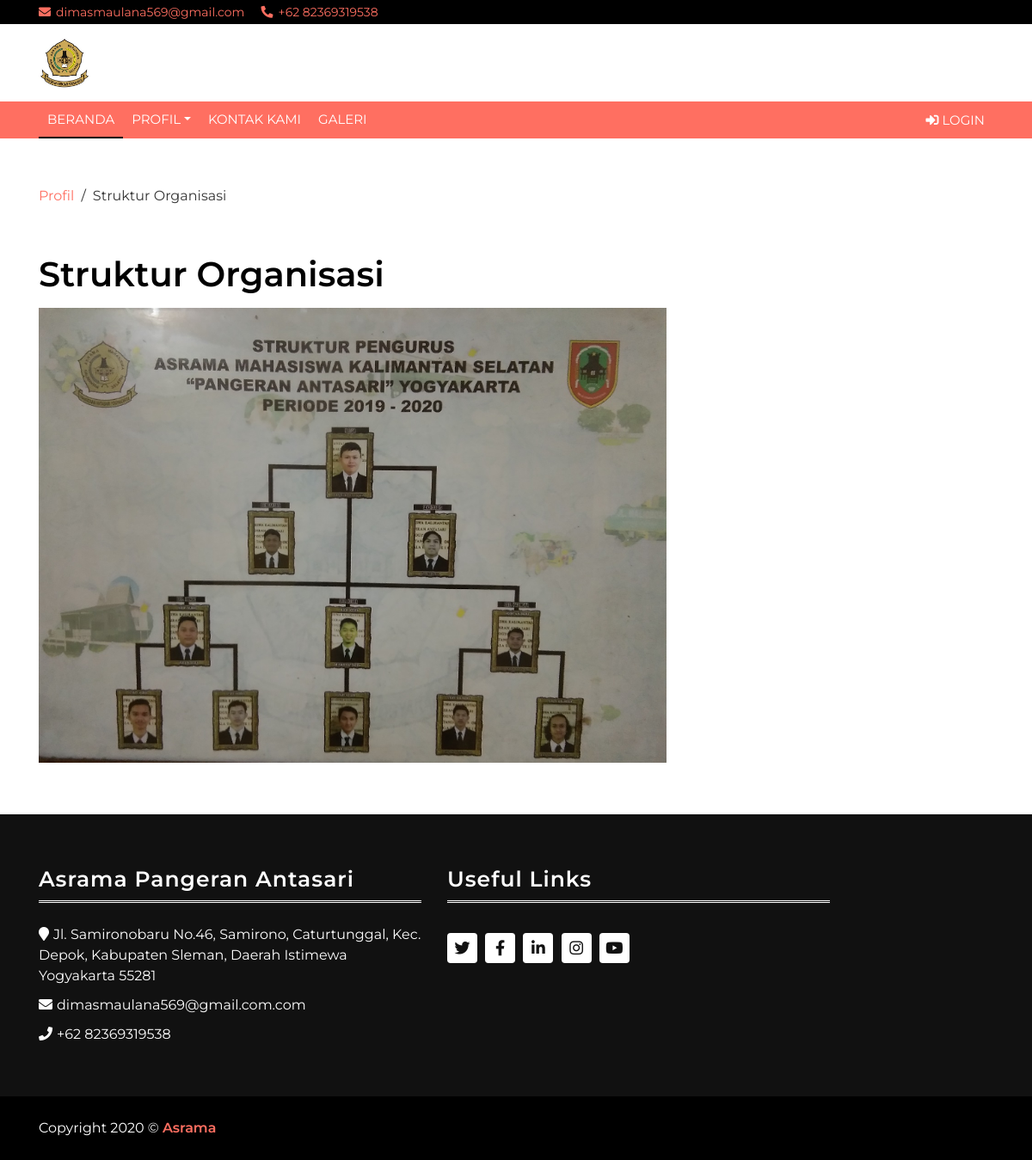
The page /web/struktur on the database its author committed.
### tables this page shows
CREATE TABLE `tbl_site` (
  `id_site` int(11) NOT NULL,
  `file` varchar(128) NOT NULL,
  `judul` varchar(128) NOT NULL,
  `isi` text NOT NULL
);

### application/libraries/Template.php (called while the page is built, shortened)
<?php
class Template
{
    public $templateData = [];
    public function set($name, $value)
    {
        $this->templateData[$name] = $value;
    }
    public function load($template = '', $view = '', $viewData = [], $return = false)
    {
        $this->CI = &get_instance();
        $this->set('contents', $this->CI->load->view($view, $viewData, true));
        return $this->CI->load->view($template, $this->templateData, $return);
    }
}

### application/modules/web/controllers/Web.php (called while the page is built, shortened)
<?php
class Web extends MY_Controller
{
    public function __construct()
    {
        $this->load->model('Web_model');
        $this->load->library('form_validation');
        $this->load->library('pagination');
    }
    public function struktur()
    {
        $data['style']  = $this->load->view('style', '', true);
        $data['script']  = $this->load->view('script', '', true);
        $data['dataSite'] = $this->Web_model->readSite(2);
        $this->template->load('master_web', 'struktur', $data);
    }
}

### index.php (called while the page is built, shortened)
<?php
require_once BASEPATH.'core/CodeIgniter.php';

### application/modules/web/models/Web_model.php (called while the page is built, shortened)
<?php
class Web_model extends CI_Model
{
    public function readSite($id)
    {
        return $this->db->query("SELECT * FROM tbl_site WHERE id_site = $id")->result_array();
    }
}

### application/modules/web/views/struktur.php (the view, shortened to what this page needs)
<div class="breadcrumb-wrap">
    <div class="container">
        <ul class="breadcrumb">
            <li class="breadcrumb-item"><a href="#">Profil</a></li>
            <li class="breadcrumb-item active">Struktur Organisasi</li>
        </ul>
    </div>
</div>
<div class="single-news">
    <div class="container">
        <div class="row">
            <div class="col-lg-8">
                <div class="sn-container">
                    <div class="sn-content">
                        <?php foreach ($dataSite as $admin) : ?>
                            <h1 class="sn-title"><?= $admin['judul']; ?></h1>
                            <p>
                                <?php
                                 if ($admin['file'] == '') {
                                     echo '';
                                 } else {
                                     echo ' <img class="img-fluid" alt="Responsive image" src="' . base_url('file/site/') . $admin['file'] . '">';
                                 } ?>
                            </p>
                        <?php endforeach; ?>
                    </div>
                </div>
            </div>
        </div>
    </div>
</div>

### application/third_party/MX/Loader.php (shortened to what this page needs)
<?php (defined('BASEPATH')) OR exit('No direct script access allowed');
class MX_Loader extends CI_Loader
{
	protected $_module;
	public $_ci_cached_vars = array();
	public function initialize($controller = NULL)
	{
		$this->_module = CI::$APP->router->fetch_module();
	}
	public function model($model, $object_name = NULL, $connect = FALSE)
	{
		if (is_array($model)) return $this->models($model);
		($_alias = $object_name) OR $_alias = basename($model);
		list($path, $_model) = Modules::find(strtolower($model), $this->_module, 'models/');
		if ($path == FALSE)
		{
			parent::model($model, $object_name, $connect);
		}
		else
		{
			CI::$APP->$_alias = new $model();
		}
		return $this;
	}
	public function models($models)
	{
		return $this;
	}
	public function view($view, $vars = array(), $return = FALSE)
	{
		list($path, $_view) = Modules::find($view, $this->_module, 'views/');
		if ($path != FALSE)
		{
			$this->_ci_view_paths = array($path => TRUE) + $this->_ci_view_paths;
			$view = $_view;
		}
		return (method_exists($this, '_ci_object_to_array') ? $this->_ci_load(array('_ci_view' => $view, '_ci_vars' => $this->_ci_object_to_array($vars), '_ci_return' => $return)) : $this->_ci_load(array('_ci_view' => $view, '_ci_vars' => $this->_ci_prepare_view_vars($vars), '_ci_return' => $return)));
	}
	public function _ci_load($_ci_data)
	{
		extract($_ci_data);
		if (isset($_ci_view))
		{
			$_ci_path = '';
			$_ci_file = (pathinfo($_ci_view, PATHINFO_EXTENSION)) ? $_ci_view : $_ci_view.EXT;
			foreach ($this->_ci_view_paths as $path => $cascade)
			{
				if (file_exists($view = $path.$_ci_file))
				{
					$_ci_path = $view;
					break;
				}
			}
		}
		elseif (isset($_ci_path))
		{
			$_ci_file = basename($_ci_path);
			if( ! file_exists($_ci_path)) $_ci_path = '';
		}
		if (isset($_ci_vars))
			$this->_ci_cached_vars = array_merge($this->_ci_cached_vars, (array) $_ci_vars);
		extract($this->_ci_cached_vars);
		if ((bool) @ini_get('short_open_tag') === FALSE && CI::$APP->config->item('rewrite_short_tags') == TRUE)
		{
			echo eval('?>'.preg_replace("/;*\s*\?>/", "; ?>", str_replace('<?=', '<?php echo ', file_get_contents($_ci_path))));
		}
		else
		{
			include($_ci_path);
		}
		if ($_ci_return == TRUE) return ob_get_clean();
	}
}

### application/views/master_web.php (shortened to what this page needs)
<!DOCTYPE html>
<html lang="en">
<head>
    <link href="<?= base_url('assets/'); ?>bootstrap/bootstrap.min.css" rel="stylesheet">
    <link href="https://cdnjs.cloudflare.com/ajax/libs/font-awesome/5.10.0/css/all.min.css" rel="stylesheet">
    <link href="<?= base_url('assets/asrama/'); ?>lib/slick/slick.css" rel="stylesheet">
    <link href="<?= base_url('assets/asrama/'); ?>lib/slick/slick-theme.css" rel="stylesheet">
    <link href="<?= base_url('assets/asrama/'); ?>css/style.css" rel="stylesheet">
</head>
<body>
    <div class="top-bar">
        <div class="container">
            <div class="row">
                <div class="col-md-6">
                    <div class="tb-contact">
                        <p><i class="fas fa-envelope"></i>dimasmaulana569@gmail.com</p>
                        <p><i class="fas fa-phone-alt"></i>+62 82369319538</p>
                    </div>
                </div>
            </div>
        </div>
    </div>
    <div class="brand">
        <div class="container">
            <div class="row align-items-center">
                <div class="col-lg-3 col-md-4">
                    <div class="b-logo">
                        <a href="<?= base_url(''); ?>">
                            <img src="<?= base_url('assets/asrama/'); ?>img/logoq.jpeg" alt="Logo">
                        </a>
                    </div>
                </div>
            </div>
        </div>
    </div>
    <div class="nav-bar">
        <div class="container">
            <nav class="navbar navbar-expand-md bg-dark navbar-dark">
                <div class="collapse navbar-collapse justify-content-between" id="navbarCollapse">
                    <div class="navbar-nav mr-auto">
                        <a href="<?= base_url(''); ?>" class="nav-item nav-link active">Beranda </a>
                        <div class="nav-item dropdown">
                            <a href="#" class="nav-link dropdown-toggle" data-toggle="dropdown">Profil</a>
                        </div>
                        <a href="<?= base_url('web/kontak'); ?>" class="nav-item nav-link">Kontak Kami</a>
                        <a href="<?= base_url('web/galeri'); ?>" class="nav-item nav-link">Galeri</a>
                    </div>
                    <div class="navbar-nav ml-auto">
                        <a class="nav-item nav-link" href="<?= base_url('login'); ?>"><i class="fas fa-sign-in-alt"></i> Login</a>
                    </div>
                </div>
            </nav>
        </div>
    </div>
    <div class="top-news">
        <div class="container">
            <div class="row">
                <?php if (isset($contents)) echo $contents; ?>
            </div>
        </div>
    </div>
    <div class="footer">
        <div class="container">
            <div class="row">
                <div class="col-lg-5 col-md-6">
                    <div class="footer-widget">
                        <h3 class="title">Asrama Pangeran Antasari</h3>
                        <div class="contact-info">
                            <p><i class="fa fa-map-marker"></i>Jl. Samironobaru No.46, Samirono, Caturtunggal, Kec. Depok, Kabupaten Sleman, Daerah Istimewa Yogyakarta 55281</p>
                            <p><i class="fa fa-envelope"></i>dimasmaulana569@gmail.com.com</p>
                            <p><i class="fa fa-phone"></i>+62 82369319538</p>
                        </div>
                    </div>
                </div>
                <div class="col-lg-5 col-md-6">
                    <div class="footer-widget">
                        <h3 class="title">Useful Links</h3>
                        <div class="social">
                            <a href=""><i class="fab fa-twitter"></i></a>
                            <a href=""><i class="fab fa-facebook-f"></i></a>
                            <a href=""><i class="fab fa-linkedin-in"></i></a>
                            <a href="https://www.instagram.com/amkspantasjogja/"><i class="fab fa-instagram"></i></a>
                            <a href=""><i class="fab fa-youtube"></i></a>
                        </div>
                    </div>
                </div>
            </div>
        </div>
    </div>
    <div class="footer-bottom">
        <div class="container">
            <div class="row">
                <div class="col-md-6 copyright">
                    <p>Copyright 2020 &copy; <a href="<?= base_url(''); ?>">Asrama</a></p>
                </div>
            </div>
        </div>
    </div>
</html>

### assets/asrama/css/style.css (style rules this page uses)
body { color: #000000; font-family: 'Montserrat', sans-serif; font-weight: 400; background: #ffffff; }
a { color: #FF6F61; transition: 0.5s; }
p { padding: 0; margin: 0 0 15px 0; color: #000000; }
h1, h2, h3, h4, h5, h6 { margin: 0 0 15px 0; padding: 0; color: #000000; font-weight: 600; }
.top-bar { padding: 2px 0; background: #000000; }
.top-bar .tb-contact p { display: inline-block; margin: 0; color: #FF6F61; font-size: 14px; }
.top-bar .tb-contact p i { margin-right: 6px; }
.top-bar .tb-contact p:first-child { margin-right: 15px; }
.brand { margin: 15px 0; background: #ffffff; }
.brand .b-logo { text-align: left; overflow: hidden; }
.brand .b-logo a img { max-width: 100%; max-height: 60px; }
@media (min-width: 768px) { .brand { max-height: 90px; } }
.nav-bar { position: relative; }
.nav-bar .navbar { height: 100%; padding: 0; }
.navbar-dark .navbar-nav .nav-link, .navbar-dark .navbar-nav .nav-link:focus, .navbar-dark .navbar-nav .nav-link:hover, .navbar-dark .navbar-nav .nav-link.active { padding: 10px 10px 8px 10px; color: #ffffff; }
.navbar-dark .navbar-nav .nav-link:hover, .navbar-dark .navbar-nav .nav-link.active { border-bottom: 2px solid #000000; transition: none; }
@media (min-width: 768px) { .nav-bar, .nav-bar .navbar { background: #FF6F61 !important; } }
@media (min-width: 768px) { .nav-bar a.nav-link { padding: 8px 15px; font-size: 15px; text-transform: uppercase; } }
.top-news { position: relative; width: 100%; padding: 30px 0 0 0; }
.breadcrumb-wrap { position: relative; width: 100%; background: #ffffff; }
.breadcrumb-wrap .breadcrumb { margin: 25px 0 0 0; padding: 0; background: none; }
.breadcrumb-wrap .breadcrumb .breadcrumb-item + .breadcrumb-item::before { color: #353535; }
.breadcrumb-wrap .breadcrumb .breadcrumb-item.active { color: #353535; }
.single-news { position: relative; width: 100%; padding: 25px 0 0 0; margin-bottom: 15px; }
.single-news .sn-content { position: relative; width: 100%; padding: 30px 0; }
.single-news .sn-content h1.sn-title { display: block; width: 100%; color: #000000; }
.footer { position: relative; padding: 60px 0 0 0; background: #111111; }
.footer .footer-widget { position: relative; width: 100%; margin-bottom: 60px; }
.footer .footer-widget .title { color: #ffffff; font-size: 25px; letter-spacing: 1px; padding-bottom: 10px; margin-bottom: 25px; border-bottom: 3px double #ffffff; }
.footer .footer-widget p { color: #ffffff; }
.footer .contact-info p { margin-bottom: 10px; color: #ffffff; font-size: 16px; }
.footer .contact-info p i { color: #ffffff; margin-right: 5px; }
.footer .social { position: relative; width: 100%; }
.footer .social a { display: inline-block; margin: 10px 5px 0 0; width: 35px; height: 35px; padding: 5px 0; text-align: center; font-size: 18px; background: #ffffff; border-radius: 4px; }
.footer .social a i { color: #111111; }
.footer-bottom { position: relative; padding: 25px 0; background: #000000; }
.footer-bottom .copyright { text-align: left; }
.footer-bottom .copyright p, .footer-bottom .template-by p { color: #ffffff; font-weight: 400; margin: 0; }
.footer-bottom .copyright p a, .footer-bottom .template-by p a { font-weight: 600; }

### rows shown on the page
tbl_site: judul "Struktur Organisasi", file (picture)
